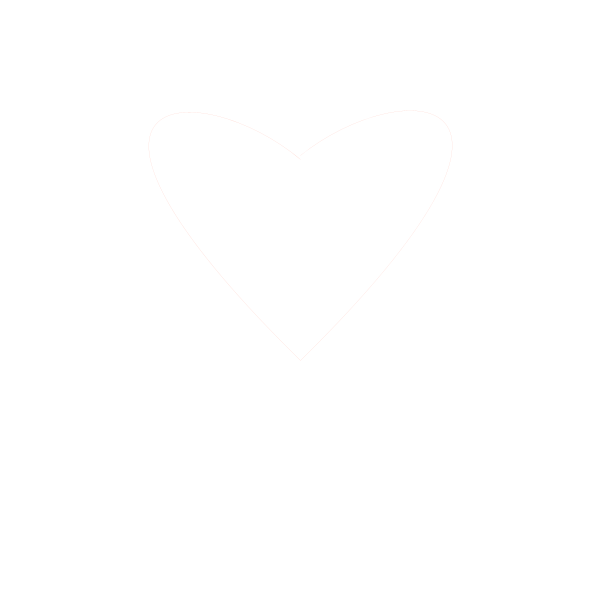
Frame 1 (no input)
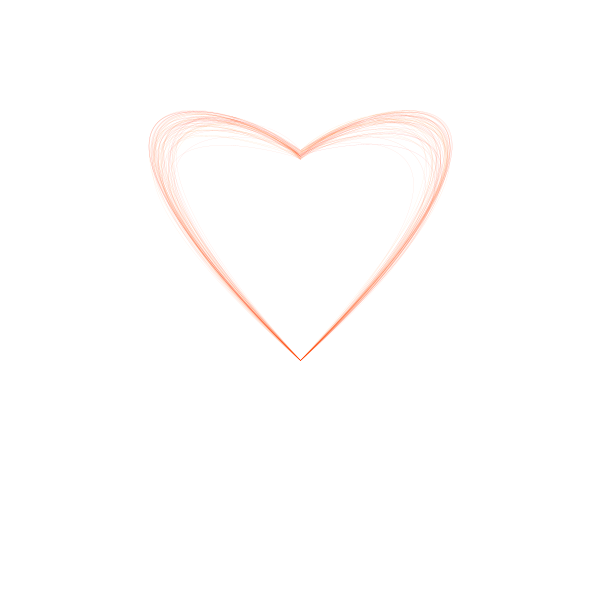
Frame 60 (the mouse pressed at the canvas centre just before this capture)
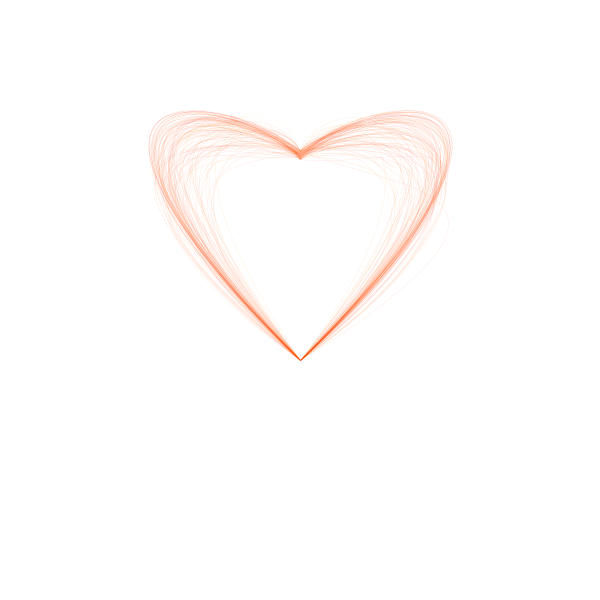
Frame 120 (the mouse held since frame 60 and released just before this capture)

The Processing sketch that drew these frames (run headless with seeded random() and noise(); from frame 60 on, the mouse is pressed at the canvas centre):

// Processing sketch: processing_134016
// ── processing_134016.pde

void setup() {
  background(255);
  size(600, 600);
 colorMode(HSB,100);
  noFill();
}

float r=0;
float disfusion=1;

void draw() {

  float w=600;
  float h=600;

  //how thick the line is   
  strokeWeight(random(0.1, 0.2));
 
  //hues of red
  stroke(random(0,10), 100, 100, 30);
 
  // one half of the heart
  // anchor, control point 1, control point 2, anchor
  // docs here http://www.processing.org/reference/bezier_.html
  bezier(
  w/2, (h/4)+random(10),
  w/3+random(disfusion), h/8+random(disfusion),
  15+random(disfusion), 80+random(disfusion),
  w/2, (h/3)*1.8);
  
  // other half of the heart
  bezier(
  w/2, (h/4)+random(10),
  ((w/3)*2)-random(disfusion), (h/8)+random(disfusion),
  (w-15)-random(disfusion), 80+random(disfusion),
  w/2, (h/3)*1.8);
  
  
  //diuffusion is the varioabe that gets larger and makes the curves more
  //chaotic whent this is greater than width we woudl be drawweing things off
  //the canvis so we stop!
  if (disfusion<width) {
    //if it is smaller than the width we step it on by 1 
    disfusion+=1;
  }else{
    noLoop();
  }
}
